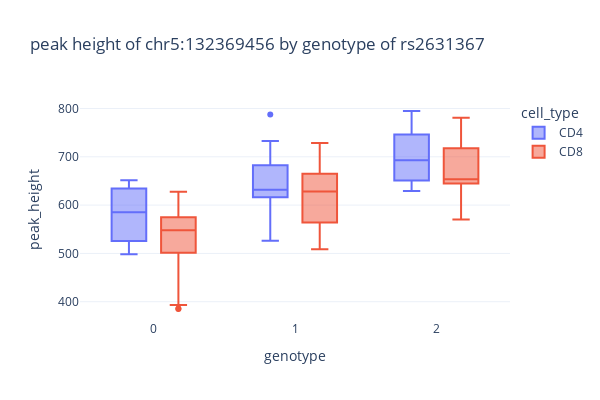

Notebook source saved alongside this figure:
### Markdown cell above
## chromatin accessibility (aka caQTL)

### Code cell
def visualize_caQTL(chrom, start, rs_number, rs_coord, cell_types = ["CD4", "CD8"]):
    patients_genotypes = retrieve_genotypes(rs_number, chrom, rs_coord)
    counts_peak = ATAC_normalised_counts_melted[(ATAC_normalised_counts_melted["CHR"] == chrom) & (ATAC_normalised_counts_melted["START"] == start) & ATAC_normalised_counts_melted["cell_type"].isin(cell_types)].merge(patients_genotypes, on='patient', how='left')
    fig = px.box(counts_peak, x="genotype", y="peak_height", color = "cell_type", hover_name = "proper_name", 
                   width=600, height=400, title = f"peak height of {chrom}:{start} by genotype of {rs_number}", template = "plotly_white")

    fig.update_traces(marker=dict(size=6, opacity=0.7), selector=dict(mode='markers'))
    return fig
visualize_caQTL("chr5", 132369456,"rs2631367", 132369766)

### Figure 1 — Plotly figure (JSON) as saved in the notebook; plotly's stock layout.template omitted (floating-point values rounded to 4 significant figures)
{"data": [{"alignmentgroup": "True", "hovertemplate": "<b>%{hovertext}</b><br><br>cell_type=CD4<br>genotype=%{x}<br>peak_height=%{y}<extra></extra>", "hovertext": ["NRHV014XCD4", "NRHV073CD4", "NRHV079CD4", "NRHV086CD4", "NRHV121CD4", "NRHV151CD4", "NRHV168CD4", "NRHV171CD4", "NRHV238CD4", "NRHV290CD4", "NRHV295CD4", "NRHV321CD4", "NRHV322CD4", "NRHV324CD4", "NRHV325CD4", "NRHV326CD4", "NRHV332CD4", "PSA4945CD4", "PSA4947CD4", "PSA4962CD4", "PSA4964CD4", "PSA4967CD4", "PSA4968CD4", "PSA5006CD4", "PSA5007CD4", "PSA5017CD4", "PSA5037CD4", "PSA5040CD4", "PSA4920CD4", "PSA4944CD4", "PSA4949CD4", "PSA4950CD4", "PSA4952CD4", "PSA4954CD4", "PSA4956CD4", "PSA4957CD4", "PSA4958CD4", "PSA4959CD4", "PSA4963CD4", "PSA5008CD4", "PSA5009CD4", "PSA5010CD4", "PSA5012CD4", "PSA5013CD4", "PSA5014CD4", "PSA5018CD4", "PSA5019CD4", "PSA5021CD4", "PSA5026CD4", "PSA5036CD4", "PSA4951CD4"], "legendgroup": "CD4", "marker": {"color": "#636efa"}, "name": "CD4", "notched": false, "offsetgroup": "CD4", "orientation": "v", "showlegend": true, "type": "box", "x": [1, 0, 2, 0, 1, 2, 0, 2, 0, 1, 1, 2, 1, 2, 0, 1, 1, 0, 1, 1, 0, 2, 0, 2, 0, 2, 0, 1, 1, 1, 0, 1, 2, 0, 1, 1, 0, 2, 1, 1, 1, 1, 1, 0, 0, 2, 1, 0, 2, 2, 1], "x0": " ", "xaxis": "x", "y": [628.5, 645.0, 677.9, 516.4, 612.7, 673.2, 520.8, 706.9, 515.4, 616.4, 787.6, 629.0, 623.3, 744.3, 588.1, 696.3, 732.8, 606.9, 682.5, 564.0, 498.1, 781.0, 530.5, 692.9, 651.3, 652.4, 633.6, 696.1, 649.9, 608.9, 582.5, 644.4, 636.8, 549.9, 626.7, 667.4, 610.3, 646.9, 653.6, 632.5, 686.6, 621.1, 631.5, 559.1, 636.0, 794.8, 526.3, 635.2, 738.1, 752.7, 616.1], "y0": " ", "yaxis": "y"}, {"alignmentgroup": "True", "hovertemplate": "<b>%{hovertext}</b><br><br>cell_type=CD8<br>genotype=%{x}<br>peak_height=%{y}<extra></extra>", "hovertext": ["NRHV014XCD8", "NRHV073CD8", "NRHV079CD8", "NRHV086CD8", "NRHV121CD8", "NRHV151CD8", "NRHV168CD8", "NRHV171CD8", "NRHV290CD8", "NRHV295CD8", "NRHV321CD8", "NRHV322CD8", "NRHV324CD8", "NRHV325CD8", "NRHV326CD8", "NRHV332CD8", "PSA4946CD8", "PSA4949CD8", "PSA4955CD8", "PSA4959CD8", "PSA4966CD8", "PSA4969CD8", "PSA5008CD8", "PSA5017CD8", "PSA5037CD8", "PSA5039CD8", "PSA5040CD8", "PSA4920CD8", "PSA4941CD8", "PSA4944CD8", "PSA4945CD8", "PSA4947CD8", "PSA4948CD8", "PSA4950CD8", "PSA4952CD8", "PSA4953CD8", "PSA4954CD8", "PSA4956CD8", "PSA4958CD8", "PSA4960CD8", "PSA4961CD8", "PSA4962CD8", "PSA4963CD8", "PSA4964CD8", "PSA4965CD8", "PSA4968CD8", "PSA5006CD8", "PSA5007CD8", "PSA5009CD8", "PSA5010CD8", "PSA5012CD8", "PSA5013CD8", "PSA5014CD8", "PSA5015CD8", "PSA5018CD8", "PSA5019CD8", "PSA5020CD8", "PSA5021CD8", "PSA5022CD8", "PSA5023CD8", "PSA5024CD8", "PSA5026CD8", "PSA5036CD8", "NRHV238CD8", "PSA4951CD8"], "legendgroup": "CD8", "marker": {"color": "#EF553B"}, "name": "CD8", "notched": false, "offsetgroup": "CD8", "orientation": "v", "showlegend": true, "type": "box", "x": [1, 0, 2, 0, 1, 2, 0, 2, 1, 1, 2, 1, 2, 0, 1, 1, 1, 0, 1, 2, 1, 2, 1, 2, 0, 1, 1, 1, 2, 1, 0, 1, 1, 1, 2, 1, 0, 1, 0, 1, 0, 1, 1, 0, 1, 0, 2, 0, 1, 1, 1, 0, 0, 2, 2, 1, 2, 0, 1, 0, 1, 2, 2, 0, 1], "x0": " ", "xaxis": "x", "y": [588.0, 581.0, 654.2, 393.4, 632.2, 722.4, 535.0, 646.1, 637.2, 532.5, 625.2, 580.5, 644.1, 556.2, 530.4, 728.6, 551.3, 561.2, 677.2, 708.1, 688.3, 712.6, 650.1, 578.2, 627.7, 661.2, 666.1, 558.7, 650.7, 623.9, 551.1, 674.4, 612.6, 678.7, 653.1, 655.0, 586.7, 600.2, 545.3, 543.5, 385.0, 635.6, 512.7, 437.3, 666.7, 590.2, 570.2, 543.9, 588.0, 628.1, 656.4, 573.0, 575.0, 772.4, 753.5, 508.7, 713.1, 385.8, 688.2, 541.1, 546.7, 780.8, 644.9, 501.5, 628.4], "y0": " ", "yaxis": "y"}], "layout": {"boxmode": "group", "height": 400, "legend": {"title": {"text": "cell_type"}, "tracegroupgap": 0}, "title": {"text": "peak height of chr5:132369456 by genotype of rs2631367"}, "width": 600, "xaxis": {"anchor": "y", "domain": [0, 1], "title": {"text": "genotype"}}, "yaxis": {"anchor": "x", "domain": [0, 1], "title": {"text": "peak_height"}}}}
